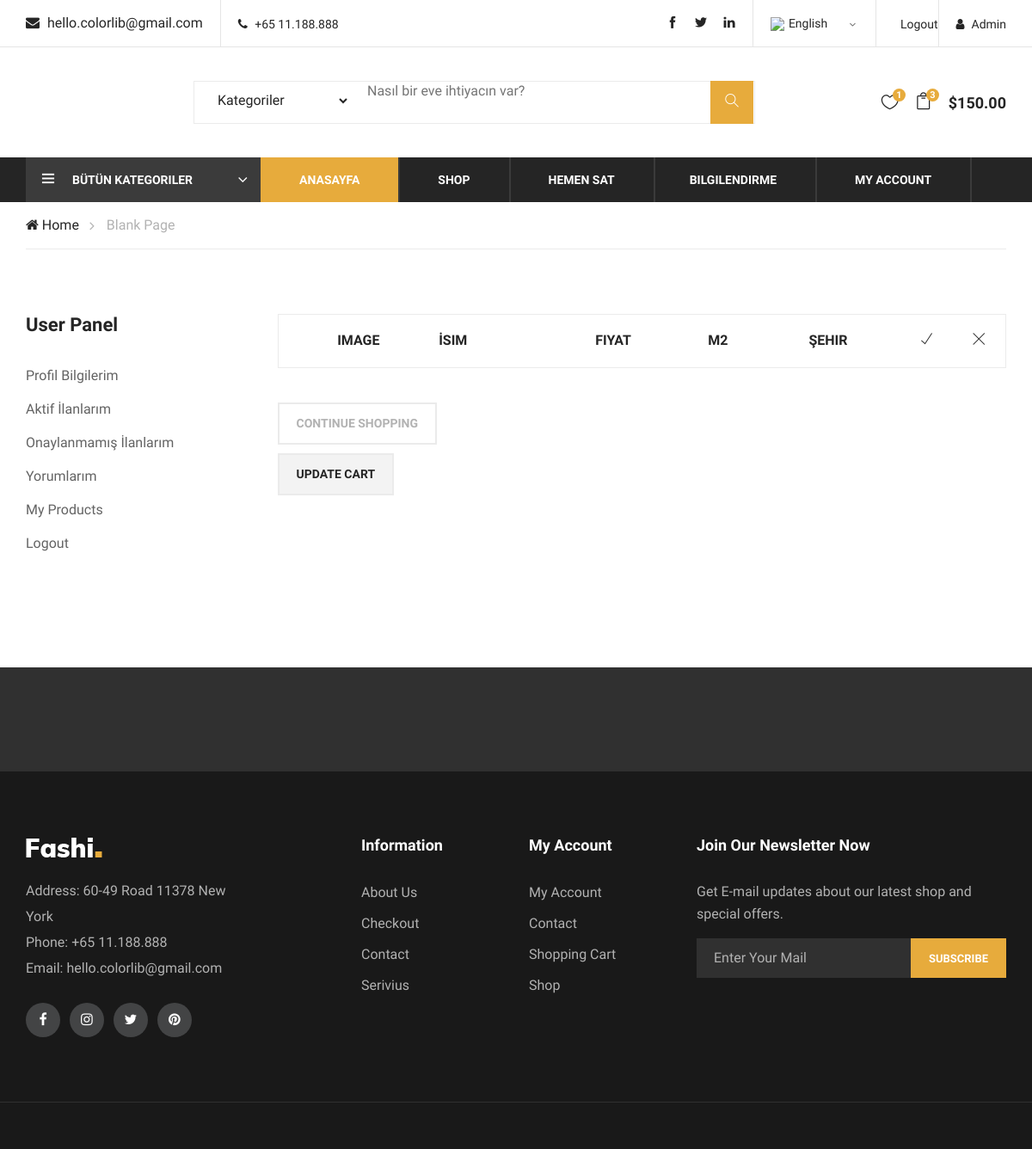
/user/list_estate_waiting/ (signed in), run on an earlier commit of the app's database.
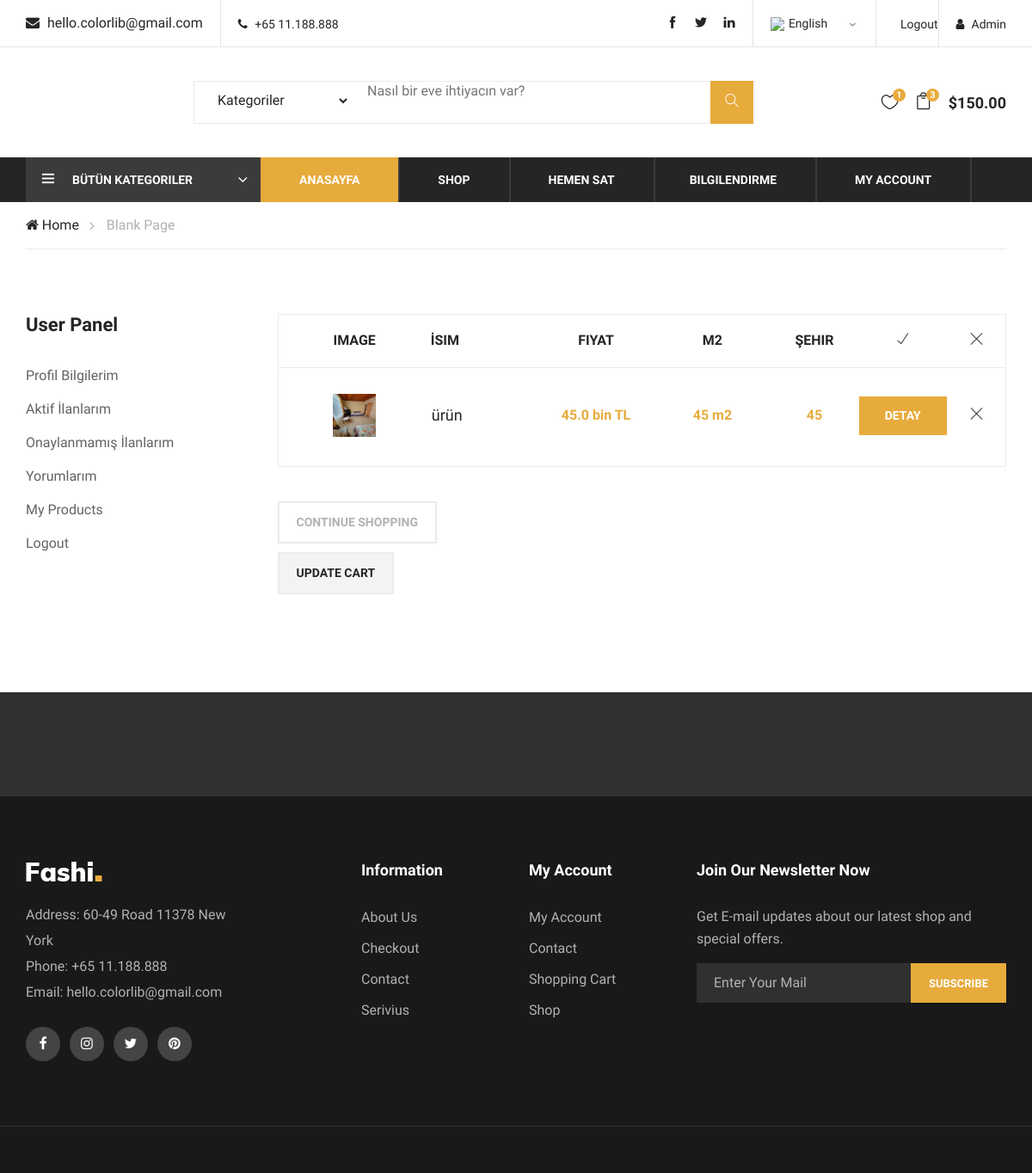
And on a later commit of the database.
### product/models.py (models this page shows, shortened)
class Product(models.Model):
    STATUS = (('True', 'Evet'), ('False', 'Hayır'))
    category = models.ForeignKey(Category, on_delete=models.CASCADE)
    user = models.ForeignKey(User, on_delete=models.CASCADE)
    title = models.CharField(max_length=150)
    keywords = models.CharField(blank=True, max_length=255)
    description = models.CharField(blank=True, max_length=255)
    image = models.ImageField(blank=True, upload_to='images/')
    price = models.FloatField(blank=True)
    m2 = models.IntegerField(blank=True)
    room_number = models.IntegerField(blank=True)
    age_of_building = models.IntegerField(blank=True)
    city = models.CharField(blank= True, max_length=255)
    detail = RichTextUploadingField(blank=True)
    status = models.CharField(max_length=10, choices=STATUS)
    slug = models.SlugField(null= False, unique= True)
    created_at = models.DateTimeField(auto_now_add=True)
    updated_at = models.DateTimeField(auto_now_add=True)
    def image_tag(self):
        return mark_safe('<img src="{}" height="50"/>'.format(self.image.url))
    image_tag.short_description = 'Image'

### user/views.py (the view)
# urls.py: path('list_estate_waiting/', views.list_estate_waiting, name='list_estate_waiting'),
def list_estate_waiting(request):
    category = Category.objects.all()
    current_user = request.user
    products = Product.objects.filter(user_id=current_user.id, status='False')
    context = {
        'category': category,
        'products': products
    }
    return render(request, 'user_estate_waiting.html', context)

### user/templates/user_estate_waiting.html (shortened to what this page needs)
{% extends "homebase.html" %}
{% block body  %}
    <div class="breacrumb-section">
        <div class="container">
            <div class="row">
                <div class="col-lg-12">
                    <div class="breadcrumb-text">
                        <a href="#"><i class="fa fa-home"></i> Home</a>
                        <span>Blank Page</span>
                    </div>
                </div>
            </div>
        </div>
    </div>
    <section class="contact-section spad">
        <div class="container">
            <div class="row">
                <div class="col-lg-3 col-md-6 col-sm-8 order-2 order-lg-1 produts-sidebar-filter">
                    {% include 'user_panel.html' %}
                </div>
                <div class="col-lg-9 order-1">
                    <div class="cart-table">
                        <table>
                            <thead>
                                <tr>
                                    <th>Image</th>
                                    <th class="p-name">İsim</th>
                                    <th>Fiyat</th>
                                    <th>m2</th>
                                    <th>Şehir</th>
                                    <th><i class="ti-check"></i></th>
                                    <th><i class="ti-close"></i></th>
                                </tr>
                            </thead>
                            <tbody>
                            {% for rs in products %}
                                <tr>
                                    <td class="cart-pic first-row"><img src="{{ rs.image.url}}" alt="" style="height: 50px; width: 50px"></td>
                                    <td class="cart-title first-row">
                                        <h5>{{ rs.title }}</h5>
                                    </td>
                                    <td class="p-price first-row">{{rs.price}} bin TL</td>
                                    <td class="p-price first-row">{{rs.m2}} m2</td>
                                    <td class="total-price first-row">{{rs.city}}</td>
                                    <td class="total-price first-row"><a href="/product/{{ rs.id }}/{{ rs.slug }}" class="primary-btn up-cart">Detay</a></td>
                                    <td class="close-td first-row"><i class="ti-close"></i></td>
                                </tr>
                            {% endfor %}
                            </tbody>
                        </table>
                    </div>
                    <div class="row">
                        <div class="col-lg-4">
                            <div class="cart-buttons">
                                <a href="#" class="primary-btn continue-shop">Continue shopping</a>
                                <a href="#" class="primary-btn up-cart">Update cart</a>
                            </div>
                        </div>
                    </div>
                </div>
            </div>
        </div>
    </section>
    <div class="partner-logo">
        <div class="container">
            <div class="logo-carousel owl-carousel">
            </div>
        </div>
    </div>
{% endblock %}

What changed in the data, as far as the page shows it:
added Product: image (picture), title "ürün", price "45.0", m2 "45", city "45"
